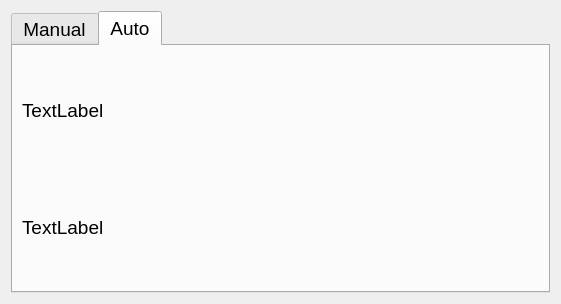
<?xml version="1.0" encoding="UTF-8"?>
<ui version="4.0">
 <class>DialogKeyboardHelp</class>
 <widget class="QDialog" name="DialogKeyboardHelp">
  <property name="geometry">
   <rect>
    <x>0</x>
    <y>0</y>
    <width>561</width>
    <height>304</height>
   </rect>
  </property>
  <property name="windowTitle">
   <string>Keyboard Instruction</string>
  </property>
  <property name="windowIcon">
   <iconset resource="../../mainwindow.qrc">
    <normaloff>:/file/resource/Main/keyboardLogo.png</normaloff>:/file/resource/Main/keyboardLogo.png</iconset>
  </property>
  <property name="whatsThis">
   <string notr="true"/>
  </property>
  <layout class="QVBoxLayout" name="verticalLayout_4">
   <item>
    <widget class="QTabWidget" name="tabWidget">
     <property name="font">
      <font>
       <pointsize>14</pointsize>
      </font>
     </property>
     <property name="currentIndex">
      <number>1</number>
     </property>
     <widget class="QWidget" name="normal">
      <property name="font">
       <font>
        <pointsize>9</pointsize>
       </font>
      </property>
      <attribute name="title">
       <string>Manual</string>
      </attribute>
      <layout class="QVBoxLayout" name="verticalLayout_3">
       <item>
        <layout class="QVBoxLayout" name="verticalLayout_5">
         <item>
          <widget class="QLabel" name="labelLogo">
           <property name="text">
            <string>TextLabel</string>
           </property>
          </widget>
         </item>
         <item>
          <widget class="QLabel" name="labelKeyboard">
           <property name="text">
            <string>TextLabel</string>
           </property>
          </widget>
         </item>
         <item>
          <layout class="QHBoxLayout" name="horizontalLayout_7">
           <item>
            <layout class="QVBoxLayout" name="verticalLayout">
             <item>
              <layout class="QHBoxLayout" name="horizontalLayout">
               <item>
                <widget class="QLabel" name="labelWimage">
                 <property name="text">
                  <string>TextLabel</string>
                 </property>
                </widget>
               </item>
               <item>
                <widget class="QLabel" name="labelWtext">
                 <property name="font">
                  <font>
                   <family>Times New Roman</family>
                   <pointsize>14</pointsize>
                   <weight>75</weight>
                   <bold>true</bold>
                  </font>
                 </property>
                 <property name="text">
                  <string>TextLabel</string>
                 </property>
                </widget>
               </item>
              </layout>
             </item>
             <item>
              <layout class="QHBoxLayout" name="horizontalLayout_2">
               <item>
                <widget class="QLabel" name="labelSimage">
                 <property name="text">
                  <string>TextLabel</string>
                 </property>
                </widget>
               </item>
               <item>
                <widget class="QLabel" name="labelStext">
                 <property name="font">
                  <font>
                   <family>Times New Roman</family>
                   <pointsize>14</pointsize>
                   <weight>75</weight>
                   <bold>true</bold>
                  </font>
                 </property>
                 <property name="text">
                  <string>TextLabel</string>
                 </property>
                </widget>
               </item>
              </layout>
             </item>
             <item>
              <layout class="QHBoxLayout" name="horizontalLayout_3">
               <item>
                <widget class="QLabel" name="labelAimage">
                 <property name="text">
                  <string>TextLabel</string>
                 </property>
                </widget>
               </item>
               <item>
                <widget class="QLabel" name="labelAtext">
                 <property name="font">
                  <font>
                   <family>Times New Roman</family>
                   <pointsize>14</pointsize>
                   <weight>75</weight>
                   <bold>true</bold>
                  </font>
                 </property>
                 <property name="text">
                  <string>TextLabel</string>
                 </property>
                </widget>
               </item>
              </layout>
             </item>
             <item>
              <layout class="QHBoxLayout" name="horizontalLayout_4">
               <item>
                <widget class="QLabel" name="labelDimage">
                 <property name="text">
                  <string>TextLabel</string>
                 </property>
                </widget>
               </item>
               <item>
                <widget class="QLabel" name="labelDtext">
                 <property name="font">
                  <font>
                   <family>Times New Roman</family>
                   <pointsize>14</pointsize>
                   <weight>75</weight>
                   <bold>true</bold>
                  </font>
                 </property>
                 <property name="text">
                  <string>TextLabel</string>
                 </property>
                </widget>
               </item>
              </layout>
             </item>
            </layout>
           </item>
           <item>
            <layout class="QVBoxLayout" name="verticalLayout_2">
             <item>
              <layout class="QHBoxLayout" name="horizontalLayout_5">
               <item>
                <widget class="QLabel" name="labelZimage">
                 <property name="text">
                  <string>TextLabel</string>
                 </property>
                </widget>
               </item>
               <item>
                <widget class="QLabel" name="labelZtext">
                 <property name="font">
                  <font>
                   <family>Times New Roman</family>
                   <pointsize>14</pointsize>
                   <weight>75</weight>
                   <bold>true</bold>
                  </font>
                 </property>
                 <property name="text">
                  <string>TextLabel</string>
                 </property>
                </widget>
               </item>
              </layout>
             </item>
             <item>
              <layout class="QHBoxLayout" name="horizontalLayout_6">
               <item>
                <widget class="QLabel" name="labelCimage">
                 <property name="text">
                  <string>TextLabel</string>
                 </property>
                </widget>
               </item>
               <item>
                <widget class="QLabel" name="labelCtext">
                 <property name="font">
                  <font>
                   <family>Times New Roman</family>
                   <pointsize>14</pointsize>
                   <weight>75</weight>
                   <bold>true</bold>
                  </font>
                 </property>
                 <property name="text">
                  <string>TextLabel</string>
                 </property>
                </widget>
               </item>
              </layout>
             </item>
             <item>
              <spacer name="verticalSpacer">
               <property name="orientation">
                <enum>Qt::Vertical</enum>
               </property>
               <property name="sizeHint" stdset="0">
                <size>
                 <width>20</width>
                 <height>40</height>
                </size>
               </property>
              </spacer>
             </item>
            </layout>
           </item>
           <item>
            <layout class="QGridLayout" name="gridLayout">
             <item row="0" column="2">
              <widget class="QLabel" name="label0image">
               <property name="text">
                <string>TextLabel</string>
               </property>
              </widget>
             </item>
             <item row="0" column="3">
              <widget class="QLabel" name="label0text">
               <property name="font">
                <font>
                 <family>Times New Roman</family>
                 <pointsize>14</pointsize>
                 <weight>75</weight>
                 <bold>true</bold>
                </font>
               </property>
               <property name="text">
                <string>TextLabel</string>
               </property>
              </widget>
             </item>
             <item row="1" column="2">
              <widget class="QLabel" name="labelUpimage">
               <property name="text">
                <string>TextLabel</string>
               </property>
              </widget>
             </item>
             <item row="1" column="3">
              <widget class="QLabel" name="labelUptext">
               <property name="font">
                <font>
                 <family>Times New Roman</family>
                 <pointsize>14</pointsize>
                 <weight>75</weight>
                 <bold>true</bold>
                </font>
               </property>
               <property name="text">
                <string>TextLabel</string>
               </property>
              </widget>
             </item>
             <item row="2" column="2">
              <widget class="QLabel" name="labelLeftimage">
               <property name="text">
                <string>TextLabel</string>
               </property>
              </widget>
             </item>
             <item row="2" column="3">
              <widget class="QLabel" name="labelLefttext">
               <property name="font">
                <font>
                 <family>Times New Roman</family>
                 <pointsize>14</pointsize>
                 <weight>75</weight>
                 <bold>true</bold>
                </font>
               </property>
               <property name="text">
                <string>TextLabel</string>
               </property>
              </widget>
             </item>
             <item row="3" column="0">
              <widget class="QLabel" name="labelShift">
               <property name="text">
                <string>TextLabel</string>
               </property>
              </widget>
             </item>
             <item row="3" column="1">
              <widget class="QLabel" name="label_2">
               <property name="text">
                <string>+</string>
               </property>
              </widget>
             </item>
             <item row="3" column="2">
              <widget class="QLabel" name="labelShiftimage">
               <property name="text">
                <string>TextLabel</string>
               </property>
              </widget>
             </item>
             <item row="3" column="3">
              <widget class="QLabel" name="labelShifttext">
               <property name="font">
                <font>
                 <family>Times New Roman</family>
                 <pointsize>14</pointsize>
                 <weight>75</weight>
                 <bold>true</bold>
                </font>
               </property>
               <property name="text">
                <string>TextLabel</string>
               </property>
              </widget>
             </item>
            </layout>
           </item>
          </layout>
         </item>
        </layout>
       </item>
      </layout>
     </widget>
     <widget class="QWidget" name="analysis">
      <attribute name="title">
       <string>Auto</string>
      </attribute>
      <layout class="QVBoxLayout" name="verticalLayout_6">
       <item>
        <widget class="QLabel" name="labelLogo_analysis">
         <property name="text">
          <string>TextLabel</string>
         </property>
        </widget>
       </item>
       <item>
        <widget class="QLabel" name="labelKeyboard_analysis">
         <property name="text">
          <string>TextLabel</string>
         </property>
        </widget>
       </item>
      </layout>
     </widget>
    </widget>
   </item>
  </layout>
 </widget>
 <resources>
  <include location="../../mainwindow.qrc"/>
 </resources>
 <connections/>
</ui>
